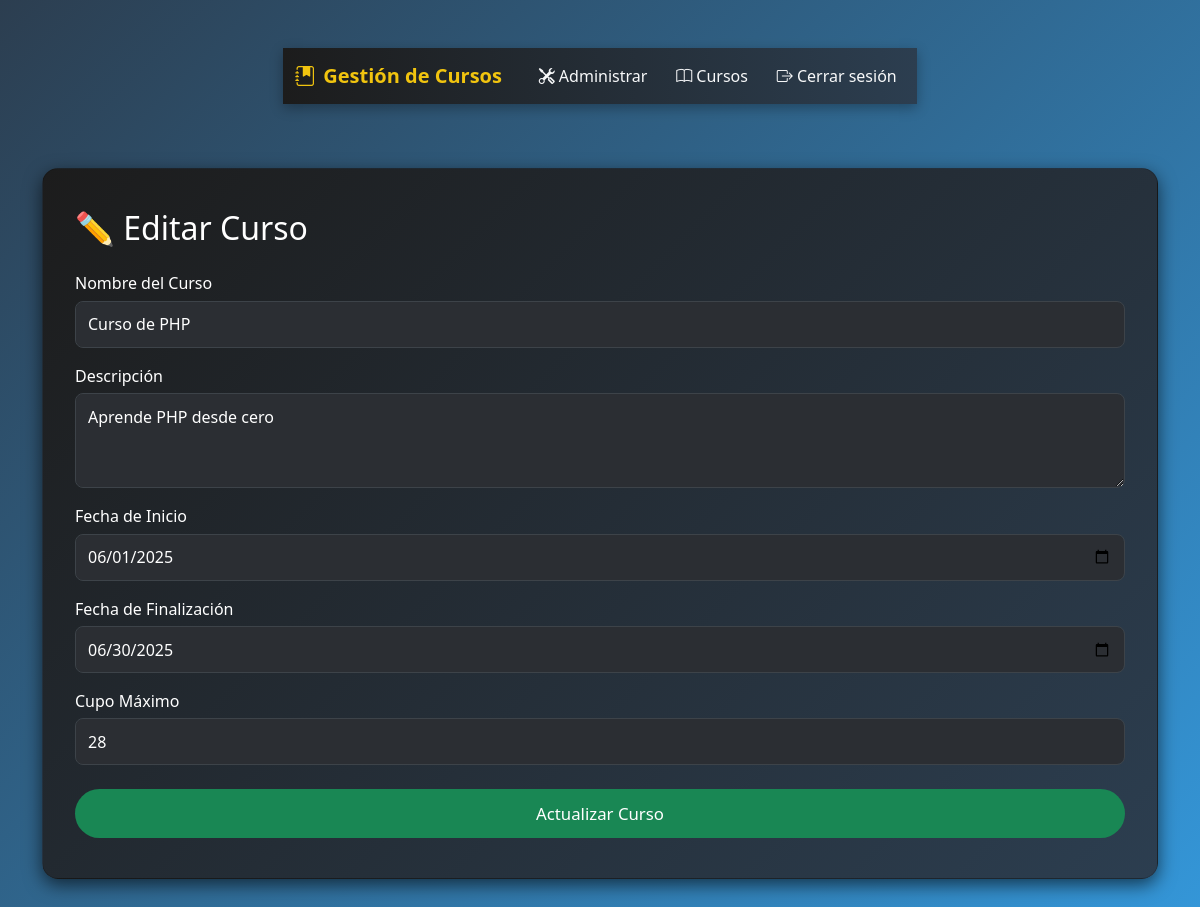
/admin/editar_curso.php?id=1 (signed in), run on the app's committed database.
### tables this page shows
CREATE TABLE `cursos` (
  `id_curso` int(11) NOT NULL,
  `nombre` varchar(100) NOT NULL,
  `descripcion` text NOT NULL,
  `fecha_inicio` date NOT NULL,
  `fecha_fin` date NOT NULL,
  `cupo_maximo` int(11) NOT NULL
);

### admin/editar_curso.php (the view, shortened to what this page needs)
<?php
include '../includes/conexion.php';
include '../includes/navbar.php';
$curso = [
    'nombre' => '',
    'descripcion' => '',
    'fecha_inicio' => '',
    'fecha_fin' => '',
    'cupo_maximo' => ''
];
if (isset($_GET['id'])) {
    $id = $_GET['id'];
    $stmt = $conexion->prepare("SELECT * FROM cursos WHERE id_curso = ?");
    $stmt->bind_param("i", $id);
    $stmt->execute();
    $resultado = $stmt->get_result();
    if ($resultado->num_rows === 1) {
        $curso = $resultado->fetch_assoc();
    }
}
?>
<!DOCTYPE html>
<html lang="es">
<head>
    <link href="https://cdn.jsdelivr.net/npm/bootstrap@5.3.0/dist/css/bootstrap.min.css" rel="stylesheet" />
    <link href="../css/estilos.css" rel="stylesheet" />
    <link href="https://cdn.jsdelivr.net/npm/bootstrap-icons@1.10.5/font/bootstrap-icons.css" rel="stylesheet" />
</head>
<body>
<div class="container my-5">
    <div class="card">
        <h2 class="mb-4 text-white">
            <?= isset($id) ? '✏️ Editar Curso' : '➕ Agregar Nuevo Curso' ?>
        </h2>
        <form action="guardar_curso.php" method="post">
            <div class="mb-3 text-start">
                <label for="nombre" class="form-label">Nombre del Curso</label>
                <input type="text" class="form-control" id="nombre" name="nombre" required value="<?= htmlspecialchars($curso['nombre']) ?>" />
            </div>
            <div class="mb-3 text-start">
                <label for="descripcion" class="form-label">Descripción</label>
                <textarea class="form-control" id="descripcion" name="descripcion" rows="3" required><?= htmlspecialchars($curso['descripcion']) ?></textarea>
            </div>
            <div class="mb-3 text-start">
                <label for="fecha_inicio" class="form-label">Fecha de Inicio</label>
                <input type="date" class="form-control" id="fecha_inicio" name="fecha_inicio" required value="<?= htmlspecialchars($curso['fecha_inicio']) ?>" />
            </div>
            <div class="mb-3 text-start">
                <label for="fecha_fin" class="form-label">Fecha de Finalización</label>
                <input type="date" class="form-control" id="fecha_fin" name="fecha_fin" required value="<?= htmlspecialchars($curso['fecha_fin']) ?>" />
            </div>
            <div class="mb-4 text-start">
                <label for="cupo_maximo" class="form-label">Cupo Máximo</label>
                <input type="number" class="form-control" id="cupo_maximo" name="cupo_maximo" min="1" required value="<?= htmlspecialchars($curso['cupo_maximo']) ?>" />
            </div>
            <div class="d-grid">
                <button type="submit" class="btn btn-success">
                    <?= isset($id) ? 'Actualizar Curso' : 'Guardar Curso' ?>
                </button>
            </div>
        </form>
    </div>
</div>
</body>
</html>

### css/estilos.css (style rules this page uses)
body { background: linear-gradient(135deg, #2c3e50, #3498db); color: #f8f9fa; margin: 0; font-family: 'Segoe UI', Tahoma, Geneva, Verdana, sans-serif; min-height: 100vh; padding: 2rem 0; display: flex; align-items: center; justify-content: center; flex-direction: column; }
.card { background: linear-gradient(135deg, #1c1c1c, #2c3e50); color: #f8f9fa; border-radius: 1rem; box-shadow: 0 6px 18px rgba(0, 0, 0, 0.6); padding: 2.5rem 2rem; width: 100%; }
.card .form-control, .card .form-select, .card textarea { background-color: #2b2e33; border: 1px solid #3d4349; color: #ffffff; border-radius: 8px; padding: 0.65rem 0.75rem; transition: all 0.3s ease; }
.card .form-control::placeholder, .card textarea::placeholder { color: #bdbdbd; }
.card label.form-label { color: #ffffff; font-weight: 500; display: block; margin-bottom: 0.35rem; background: none; }
.btn-primary, .btn-success { padding: 0.75rem 2rem; font-size: 1.05rem; border-radius: 30px; border: none; transition: background-color 0.3s ease; }

### data on the page
cursos: nombre "Curso de PHP", descripcion "Aprende PHP desde cero", fecha_inicio "06/01/2025", fecha_fin "06/30/2025", cupo_maximo "28"
